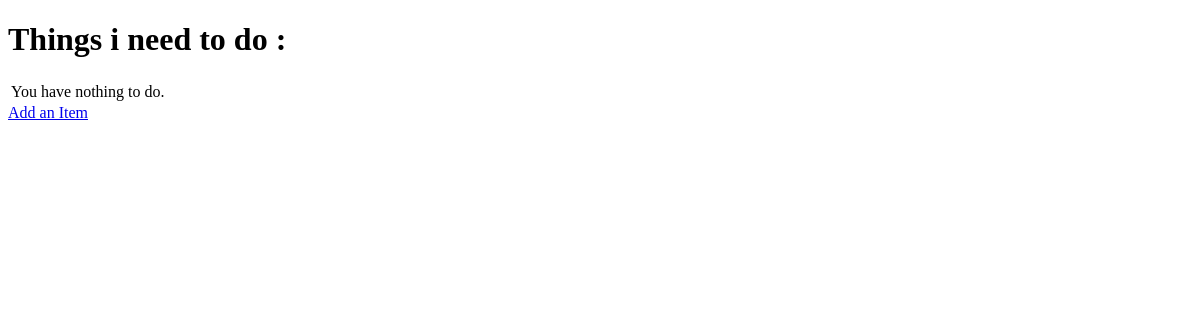
/, run on an earlier commit of the app's database.
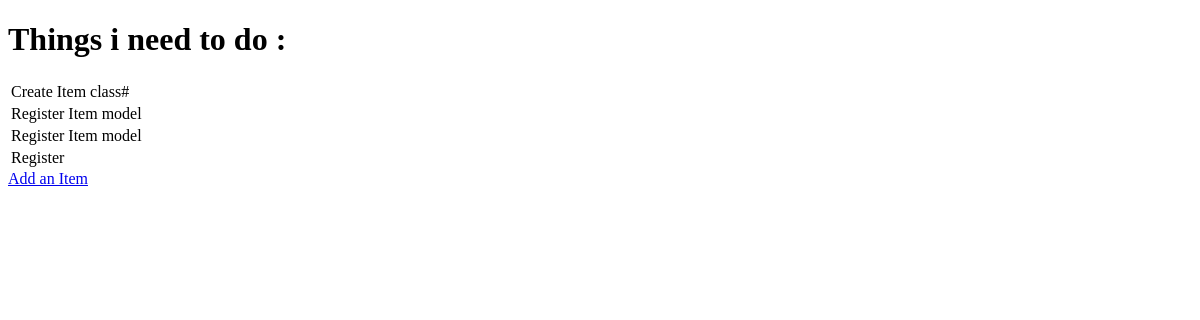
And on a later commit of the database.
### todo/models.py (models this page shows)
class Item(models.Model):
    name = models.CharField(max_length=50, null=False, blank=False)
    done = models.BooleanField(null=False, blank=False, default=False)

### todo/views.py (the view)
# urls.py: path('', get_todo_list, name='get_todo_list'),
def get_todo_list(request):
    items = Item.objects.all()
    context = {
         'items': items
     }
    return render(request, 'todo/todo_list.html', context)

### todo/templates/todo/todo_list.html (shortened to what this page needs)
<!DOCTYPE html>
<html lang="en">
<head>
</head>
<body>
    <h1>Things i need to do :</h1>
    <table>
    {% for item in items %}
    <tr>
        {% if item.done %}
        <td><strike>{{ item.name }}</strike></td>
        {% else %}
        <td>{{ item.name }}</td>
        {% endif %}
    </tr>
    {% empty %}
    <tr><td>You have nothing to do.</td></tr>
    {% endfor %}
  </table>
  <a href="/add">Add an Item</a>
</body>
</html>

What changed in the data, as far as the page shows it:
added Item: name "Create Item class#"
added Item: name "Register Item model"
added Item: name "Register Item model"
added Item: name "Register"
Also different on the page:
text no longer shown: "You have nothing to do."
